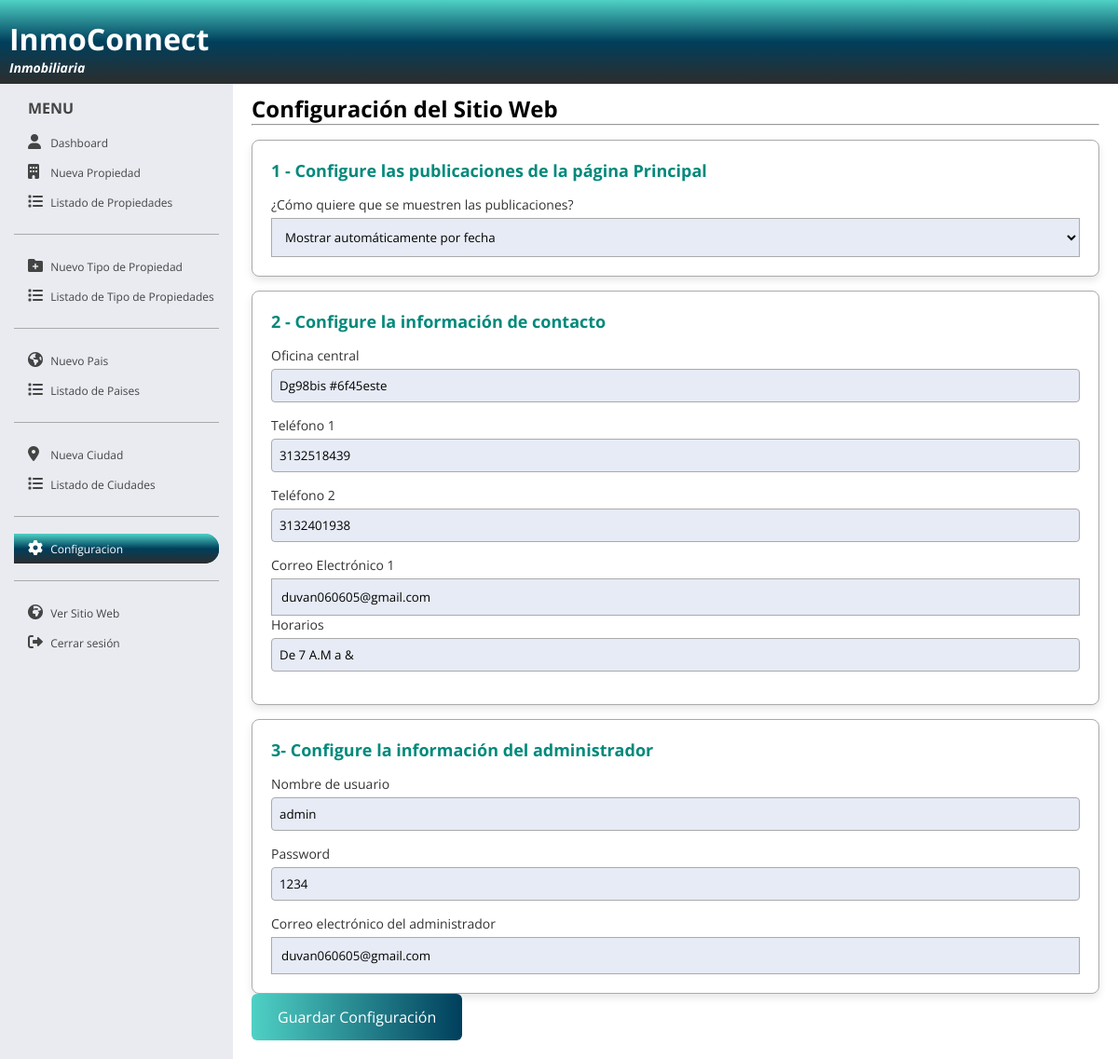
The app's page /admin/configuracion.php (signed in) with its own data.
### tables this page shows
CREATE TABLE `configuracion` (
  `id` int(11) NOT NULL,
  `propiedad1` int(11) DEFAULT NULL,
  `propiedad2` int(11) DEFAULT NULL,
  `propiedad3` int(11) DEFAULT NULL,
  `propiedad4` int(11) DEFAULT NULL,
  `propiedad5` int(11) DEFAULT NULL,
  `propiedad6` int(11) DEFAULT NULL,
  `oficina_central` varchar(400) DEFAULT NULL,
  `telefono1` varchar(100) DEFAULT NULL,
  `telefono2` varchar(100) DEFAULT NULL,
  `email_contacto` varchar(100) DEFAULT NULL,
  `horarios` varchar(200) DEFAULT NULL,
  `mapa` varchar(300) DEFAULT NULL,
  `facebook` varchar(100) DEFAULT NULL,
  `twitter` varchar(200) DEFAULT NULL,
  `tipo_visualizacion_propiedades` varchar(1) DEFAULT NULL,
  `user` varchar(50) DEFAULT NULL,
  `password` varchar(20) DEFAULT NULL,
  `email_administrador` varchar(100) DEFAULT NULL
);

### admin/configuracion.php (the view, shortened to what this page needs)
<?php
function obtenerConfiguracion()
{
    include("conexion.php");
    $query = "SELECT COUNT(*) AS total FROM configuracion";
    $result = mysqli_query($conn, $query);
    $row = mysqli_fetch_assoc($result);
    $query = "SELECT * FROM configuracion  WHERE id='1'";
    $result = mysqli_query($conn, $query);
    $config = mysqli_fetch_assoc($result);
    return $config;
}
$config = obtenerConfiguracion();
?>
<!DOCTYPE html>
<html lang="es">
<head>
    <link rel="stylesheet" href="https://cdnjs.cloudflare.com/ajax/libs/font-awesome/6.0.0/css/all.min.css" />
    <link rel="stylesheet" href="estilo.css">
</head>
<body>
    <?php include("header.php"); ?>
    <div id="contenedor-admin">
        <?php include("contenedor-menu.php"); ?>
        <div class="contenedor-principal">
            <div id="configuracion">
                <h2>Configuración del Sitio Web</h2>
                <hr>
                <form action="<?php echo $_SERVER['PHP_SELF'] ?>" method="post">
                    <div class="box-configuracion">
                        <h3>1 - Configure las publicaciones de la página Principal</h3>
                        <div class="fila">
                            <label for="tipo_visualizacion_propiedades">¿Cómo quiere que se muestren las publicaciones?</label>
                            <select name="tipo_visualizacion_propiedades" id="tipo_visualizacion_propiedades" class="input-entrada-texto" onchange="tipoDeMuestra(this.value)">
                                <option value="f" <?php if ($config['tipo_visualizacion_propiedades'] == "f") {
                                                        echo "selected";
                                                    } ?>>Mostrar automáticamente por fecha</option>
                            </select>
                        </div>
                    </div>
                    <div class="box-configuracion">
                        <h3>2 - Configure la información de contacto</h3>
                        <label for="oficina_central">Oficina central</label>
                        <input type="text" value="<?php echo $config['oficina_central'] ?>" placeholder="Oficina Central" name="oficina_central" class="input-entrada-texto">
                        <label for="telefono1">Teléfono 1</label>
                        <input type="text" value="<?php echo $config['telefono1'] ?>" placeholder="Teléfono 1" name="telefono1" class="input-entrada-texto">
                        <label for="telefono2">Teléfono 2</label>
                        <input type="text" value="<?php echo $config['telefono2'] ?>" placeholder="Teléfono 2" name="telefono2" class="input-entrada-texto">
                        <label for="e-mail">Correo Electrónico 1</label>
                        <input type="email" value="<?php echo $config['email_contacto'] ?>" placeholder="Correo Electrónico" name="email_contacto" class="input-entrada-texto">
                        <label for="horarios">Horarios</label>
                        <input type="text" value="<?php echo $config['horarios'] ?>" placeholder="Horarios" name="horarios" class="input-entrada-texto">
                    </div>
                    <div class="box-configuracion">
                        <h3>3- Configure la información del administrador</h3>
                        <label for="user">Nombre de usuario</label>
                        <input type="text" value="<?php echo $config['user'] ?>" placeholder="Nombre de usuario" name="user" class="input-entrada-texto" required>
                        <label for="password">Password</label>
                        <input type="text" value="<?php echo $config['password'] ?>" placeholder="Contraseña" name="password" class="input-entrada-texto" required>
                        <label for="email_administrador">Correo electrónico del administrador</label>
                        <input type="email" value="<?php echo $config['email_administrador'] ?>" placeholder="Correo Electrónico" name="email_administrador" class="input-entrada-texto" required>
                    </div>
                    <input type="submit" value="Guardar Configuración" name="guardar" class="btn-accion">
                </form>
            </div>
        </div>
    </div>
</body>
</html>

### admin/header.php
<header>
    <h1>InmoConnect</h1>
    <h2>Inmobiliaria</h2>
</header>

### admin/contenedor-menu.php
<div class="contenedor-menu">
    <h2>MENU</h2>
    <nav>
        <ul>
            <li id="link-dashboard">
                <a href="index.php">
                    <i class="fa-solid fa-user"></i>
                    Dashboard
                </a>
            </li>
            <li id="link-add-propiedad">
                <a href="add-propiedad.php" >
                    <i class="fa-solid fa-building"></i>
                    Nueva Propiedad
                </a>
            </li>
            <li id="link-listado-propiedades">
                <a href="listado-propiedades.php">
                    <i class="fa-solid fa-list"></i>
                    Listado de Propiedades
                </a>
            </li>
            <hr>
            <li id="link-add-tipo-propiedad">
                <a href="add-tipo-propiedad.php">
                    <i class="fa-solid fa-folder-plus"></i>
                    Nuevo Tipo de Propiedad
                </a>
            </li>
            <li id="link-listado-tipo-propiedades">
                <a href="listado-tipo-propiedades.php">
                    <i class="fa-solid fa-list"></i>
                    Listado de Tipo de Propiedades
                </a>
            </li>
            <hr>
            <li id="link-add-pais">
                <a href="add-pais.php">
                    <i class="fa-solid fa-earth-americas"></i>
                    Nuevo Pais
                </a>
            </li>
            <li id="link-listado-paises">
                <a href="listado-paises.php">
                    <i class="fa-solid fa-list"></i>
                    Listado de Paises
                </a>
            </li>
            <hr>
            <li id="link-add-ciudad">
                <a href="add-ciudad.php">
                    <i class="fa-solid fa-location-dot"></i>
                    Nueva Ciudad
                </a>
            </li>
            <li id="link-listado-ciudades">
                <a href="listado-ciudades.php">
                    <i class="fa-solid fa-list"></i>
                    Listado de Ciudades
                </a>
            </li>
            <hr>
            <li id="link-configuracion">
                <a href="configuracion.php">
                <i class="fa-solid fa-gear"></i>
                    Configuracion
                </a>
            </li>
            <hr>
            <li id="link-ver-sitio">
                <a href="../index.php" target="_blank">
                <i class="fa-solid fa-earth-africa"></i>
                    Ver Sitio Web
                </a>
            </li>
            <li>
                <a href="cerrar-sesion.php">
                    <i class="fa-solid fa-right-from-bracket"></i>
                    Cerrar sesión
                </a>
            </li>
        </ul>
    </nav>
</div>

### admin/estilo.css (style rules this page uses)
* { margin: 0; padding: 0; box-sizing: border-box; font-family: 'Open Sans'; }
html, body { height: 100%; }
header { top: 0; left: 0; width: 100%; height: 90px; padding: 20px 10px; color: #fff; background: linear-gradient(to bottom, #4fd1c5, #003f5c, #2d2d2d); position: fixed; z-index: 99; }
header h2 { font-size: 14px; font-style: italic; }
#contenedor-admin { width: 100%; height: 100%; background-color: #fff; }
.contenedor-menu { position: fixed; left: 0; top: 80px; width: 250px; padding: 15px; background-color: #e9ebf1; color: #444; height: 100%; }
.contenedor-menu h2 { font-size: 16px; margin: 10px 15px; }
.contenedor-menu nav ul { list-style: none; }
.contenedor-menu nav ul li { padding-left: 15px; border-radius: 0 15px 15px 0; overflow: hidden; }
.contenedor-menu nav ul li i { font-size: 16px; width: 16px !important; color: #444; margin-right: 5px !important; }
.contenedor-menu nav ul hr { margin: 18px 0; border: none; border-top: 1px solid; color: #aaa; }
.contenedor-menu nav ul li a { display: inline-block; width: 100%; color: #444; text-decoration: none; font-size: 12px; padding: 7px 0; }
.pagina-activa, .pagina-activa a { background: linear-gradient(to bottom, #4fd1c5, #003f5c, #2d2d2d); color: #fff !important; }
.pagina-activa i { color: #fff !important; }
.contenedor-principal { position: relative; height: 100%; padding-top: 80px; margin-left: 250px; }
.btn-accion { background: linear-gradient(to right, #4fd1c5, #003f5c); border: none; padding: 14px 28px; font-size: 16px; color: #fff; cursor: pointer; border-radius: 6px; text-align: center; transition: background 0.3s ease, transform 0.2s ease; }
#nueva-propiedad .input-entrada-texto, #actualizar-propiedad .input-entrada-texto, #configuracion .input-entrada-texto { width: 100%; border: 1px solid #aaa; background-color: #e6ebf5; padding: 10px; }
#configuracion { background-color: #fff; padding: 20px; border-radius: 8px; }
#configuracion .box-configuracion { background-color: #fff; padding: 20px; border: 1px solid #aaa; border-radius: 8px; box-shadow: 0 4px 8px rgba(0, 0, 0, 0.1); margin-top: 15px; }
#configuracion .box-configuracion h3 { margin-bottom: 15px; font-size: 18px; color: #00897b; }
#configuracion label { display: block; font-size: 14px; margin-bottom: 5px; color: #333; }
#configuracion .box-configuracion input[type="text"] { width: 100%; padding: 8px; border: 1px solid #aaa; border-radius: 4px; margin-bottom: 15px; }

### records on screen
configuracion: tipo_visualizacion_propiedades "Mostrar automáticamente por fecha", oficina_central "Dg98bis #6f45este", telefono1 "3132518439", telefono2 "3132401938", email_contacto "duvan060605@gmail.com", horarios "De 7 A.M a &", user "admin", password "1234", email_administrador "duvan060605@gmail.com"
